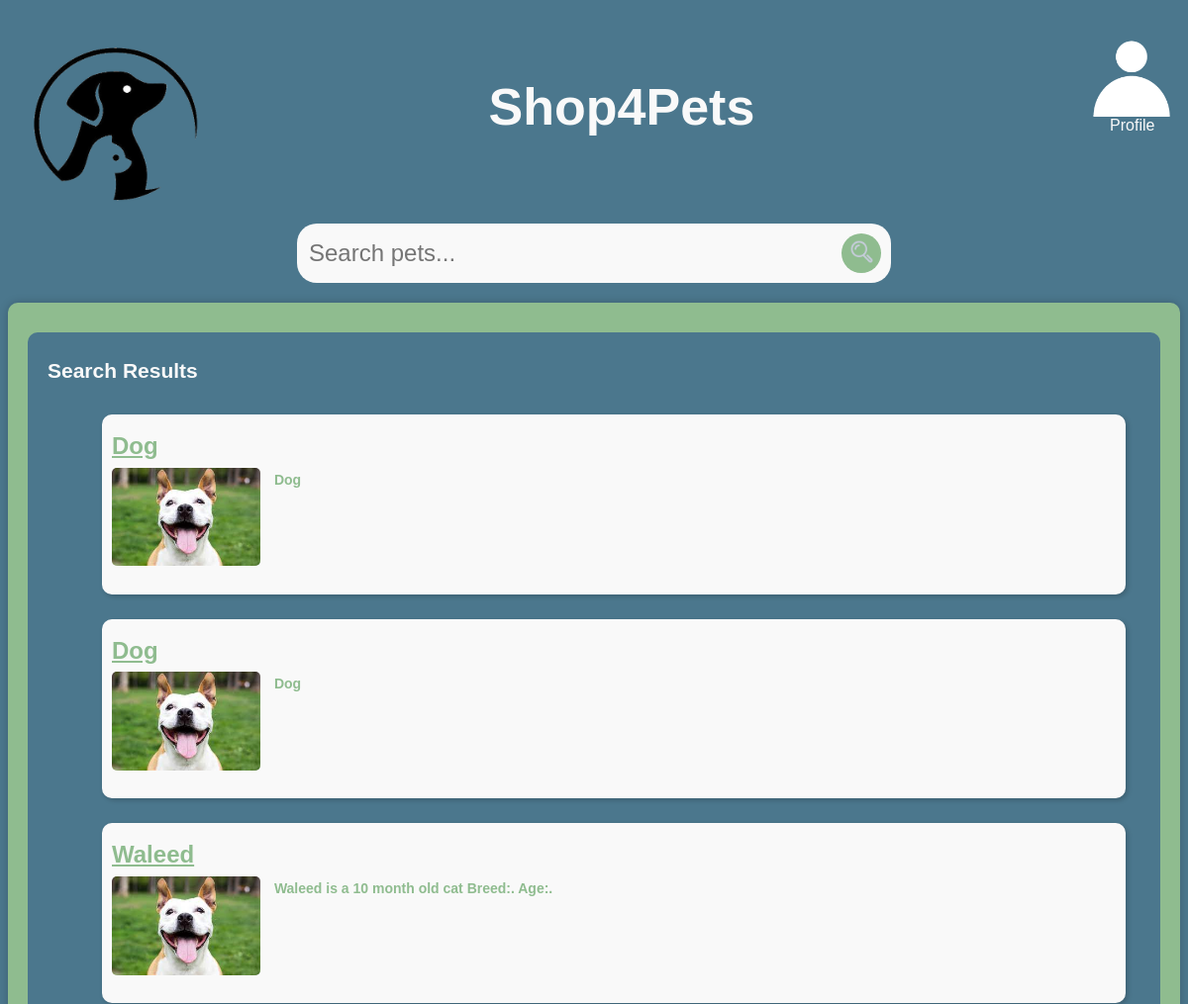
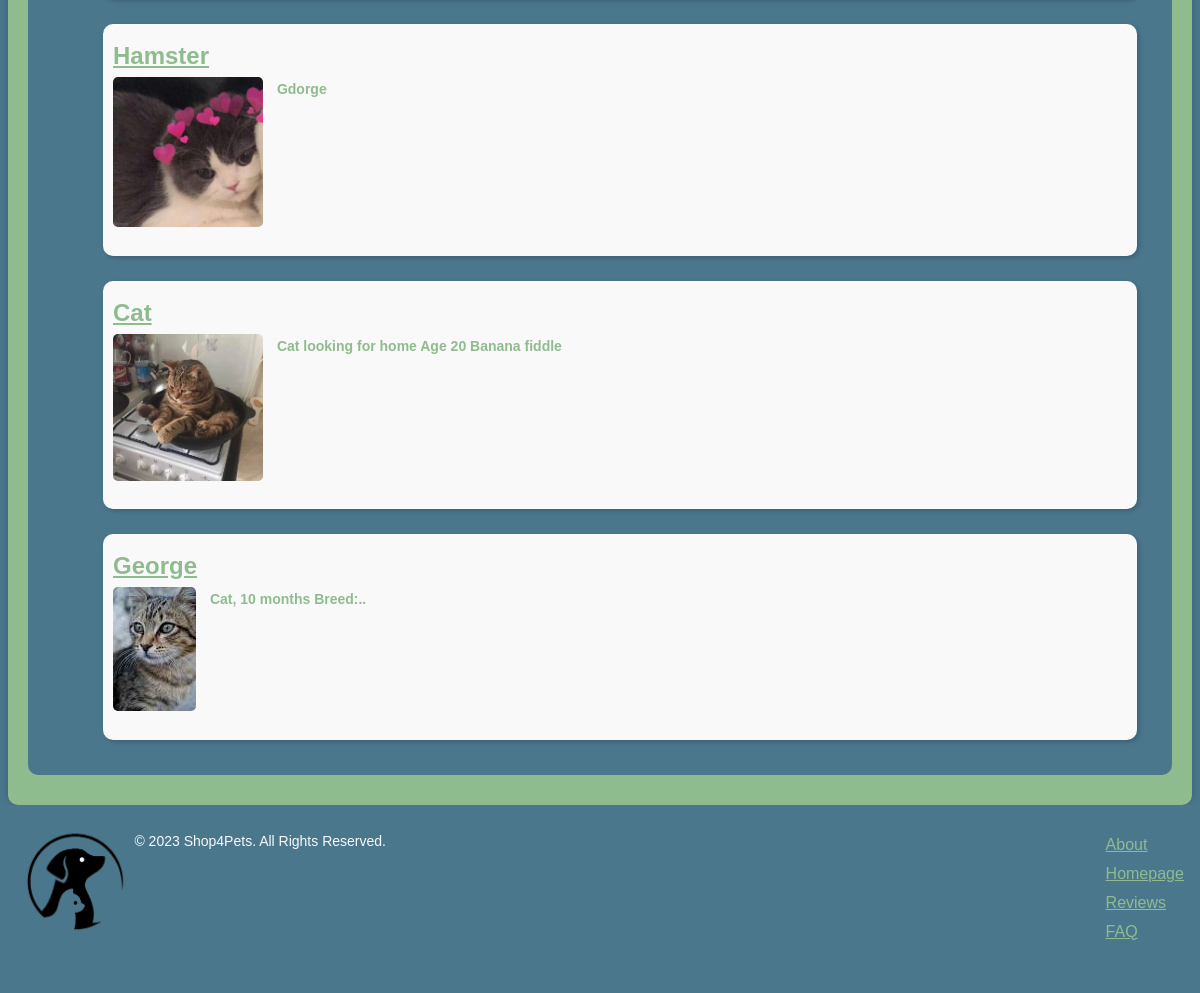
/pets/search/ (signed in), run on the app's committed database (2 pictures, top to bottom).
### pets/models.py (models this page shows, shortened)
class PetAd(models.Model):
    pet_name = models.CharField(max_length=200)
    description = models.TextField()
    image = models.ImageField(upload_to='pet_images/')
    contact_info = models.CharField(max_length=100)
    user = models.ForeignKey(User, on_delete=models.CASCADE)

### pets/views.py (the view)
# urls.py: path('search/', views.search, name = "search"),
def search(request):
    query = request.GET.get('query')
    if query:
        adverts = PetAd.objects.filter(pet_name__icontains=query)
        adverts = PetAd.objects.filter(description__icontains=query)
    else:
        adverts= PetAd.objects.all()
    context = {'adverts': adverts}
    return render(request, 'pets/search.html', context)

### pets/templatetags/pets_template_tags.py (called while the page is built)
@register.inclusion_tag('pets/categories.html')
def get_category_list():
    categories = Category.objects.all()
    return {'categories': categories}

### templates/pets/search.html (shortened to what this page needs)
{% extends 'pets/base.html' %}
{% load static %}
{% block body_block %}
    <form action="{% url 'pets:search' %}" method="get" id="searchBar">
      <input type="text" placeholder="Search pets..." name="query">
      <button href = "{% url 'pets:search' %}"  id="searchBarButton"><img src="{% static 'images/search.png' %}"></button>
    </form>
    <main>
      <div id="searchResults">
          <h2>Search Results</h2>
          <ul>
            {% for advert in adverts %}
              <li id="AdvertDetail">
                  <a href="{% url 'pets:advert_detail' advert.id %}">{{ advert.pet_name }}<br></a>
                  <img src="{{ advert.image.url }}" alt="{{ advert.pet_name }}">
                  <p>{{ advert.description }}</p>
              </li>
            {% empty %}
              <li>
                <p>No pet adverts match your search.</p>
              </li>
            {% endfor %}
          </ul>
      </div>
    </main>
{% endblock %}

### static/css/base.css (style rules this page uses)
:root { --primary-color: #8FBC8F; --secondary-color: #4B778D; --accent-color: #8FBC8F; --light-color: #F9F9F9; }
body { color: #666666; background-color: var(--secondary-color); font-size: 14px; font-family: 'Josefin Sans', sans-serif;; line-height: 1.80857; font-weight: normal; overflow-x: hidden; }
* { box-sizing: border-box !important; transition: ease all 0.5s; }
html { scroll-behavior: smooth; }
main { background-color: var(--primary-color); padding: 20px; box-shadow: 0 0 10px rgba(0,0,0,0.2); border-radius: 10px; }
a { color: var(--primary-color); }
#searchBar { width: 100%; max-width: 600px; background: var(--light-color); display: flex; align-items: center; border-radius: 20px; margin: -10px auto 20px auto; padding: 10px; grid-row: 2 / span 1; grid-column: 2 / span 2; }
#searchBar input { background: transparent; flex: 1; border: 0; outline: none; font-size: 24px; }
#searchBarButton { background-color: var(--primary-color); height: 40px; width: 40px; border-radius:50%; border-color: transparent; }
#searchBarButton img { height: 25px; width: 25px; }
#searchResults { background-color: var(--secondary-color); list-style-type: none; border-radius: 10px; margin: 10px auto 10px auto; padding: 10px; }
#searchResults li { list-style-type: none; }
#searchResults h2 { color: var(--light-color); margin: 10px; }
#AdvertDetail { background-color: var(--light-color); color: var(--primary-color); font-weight: bold; margin:25px; padding: 10px; border-radius: 10px; box-shadow: 2px 2px 5px rgba(0, 0, 0, 0.2); }
#AdvertDetail a { font-size: 24px; margin: 0 0 10px; }
#AdvertDetail img { aspect-ratio:initial; max-width: 150px; max-height: 150px; border-radius: 5px; margin: 0px auto 10px auto; }
#AdvertDetail p { display: inline; vertical-align: top; padding: 10px; }

### data on the page
PetAd: pet_name "Dog", image (picture), description "Dog"
PetAd: pet_name "Dog", image (picture), description "Dog"
PetAd: pet_name "Waleed", image (picture), description "Waleed is a 10 month old cat Breed:. Age:."
PetAd: pet_name "Hamster", image (picture), description "Gdorge"
PetAd: pet_name "Cat", image (picture), description "Cat looking for home Age 20 Banana fiddle"
PetAd: pet_name "George", image (picture), description "Cat, 10 months Breed:.."
